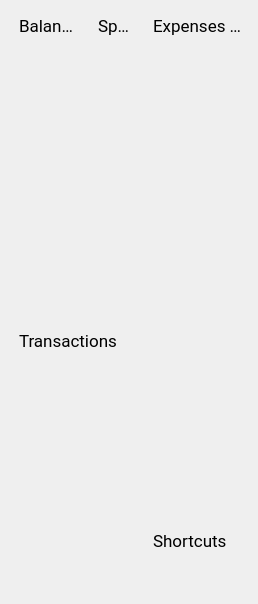
      <widget class="QWidget" name="dashboard">
       <layout class="QGridLayout" name="gridLayout_2">
        <property name="leftMargin">
         <number>15</number>
        </property>
        <property name="topMargin">
         <number>15</number>
        </property>
        <property name="rightMargin">
         <number>15</number>
        </property>
        <property name="bottomMargin">
         <number>15</number>
        </property>
        <property name="spacing">
         <number>15</number>
        </property>
        <item row="1" column="0" rowspan="2" colspan="2">
         <widget class="Container" name="transactions">
          <property name="minimumSize">
           <size>
            <width>40</width>
            <height>46</height>
           </size>
          </property>
          <property name="maximumSize">
           <size>
            <width>524287</width>
            <height>524287</height>
           </size>
          </property>
          <property name="font">
           <font>
            <family>Roboto</family>
            <pointsize>13</pointsize>
           </font>
          </property>
          <property name="features">
           <set>QDockWidget::NoDockWidgetFeatures</set>
          </property>
          <property name="allowedAreas">
           <set>Qt::NoDockWidgetArea</set>
          </property>
          <property name="windowTitle">
           <string>Transactions</string>
          </property>
          <widget class="QWidget" name="dockWidgetContents_2">
           <layout class="QGridLayout" name="gridLayout_4"/>
          </widget>
         </widget>
        </item>
        <item row="0" column="0">
         <widget class="Container" name="accounts">
          <property name="sizePolicy">
           <sizepolicy hsizetype="Preferred" vsizetype="MinimumExpanding">
            <horstretch>0</horstretch>
            <verstretch>0</verstretch>
           </sizepolicy>
          </property>
          <property name="minimumSize">
           <size>
            <width>64</width>
            <height>105</height>
           </size>
          </property>
          <property name="maximumSize">
           <size>
            <width>650</width>
            <height>300</height>
           </size>
          </property>
          <property name="font">
           <font>
            <family>Roboto</family>
            <pointsize>13</pointsize>
           </font>
          </property>
          <property name="features">
           <set>QDockWidget::NoDockWidgetFeatures</set>
          </property>
          <property name="allowedAreas">
           <set>Qt::NoDockWidgetArea</set>
          </property>
          <property name="windowTitle">
           <string>Balance</string>
          </property>
          <widget class="QWidget" name="dockWidgetContents_3">
           <layout class="QGridLayout" name="gridLayout_5"/>
          </widget>
         </widget>
        </item>
        <item row="0" column="1">
         <widget class="Container" name="spending">
          <property name="sizePolicy">
           <sizepolicy hsizetype="Preferred" vsizetype="MinimumExpanding">
            <horstretch>0</horstretch>
            <verstretch>0</verstretch>
           </sizepolicy>
          </property>
          <property name="minimumSize">
           <size>
            <width>40</width>
            <height>46</height>
           </size>
          </property>
          <property name="maximumSize">
           <size>
            <width>524287</width>
            <height>300</height>
           </size>
          </property>
          <property name="font">
           <font>
            <family>Roboto</family>
            <pointsize>13</pointsize>
           </font>
          </property>
          <property name="features">
           <set>QDockWidget::NoDockWidgetFeatures</set>
          </property>
          <property name="allowedAreas">
           <set>Qt::NoDockWidgetArea</set>
          </property>
          <property name="windowTitle">
           <string>Spending</string>
          </property>
          <widget class="QWidget" name="dockWidgetContents_8">
           <layout class="QGridLayout" name="gridLayout_91"/>
          </widget>
         </widget>
        </item>
        <item row="2" column="4">
         <widget class="Container" name="savings">
          <property name="sizePolicy">
           <sizepolicy hsizetype="Preferred" vsizetype="Preferred">
            <horstretch>0</horstretch>
            <verstretch>0</verstretch>
           </sizepolicy>
          </property>
          <property name="minimumSize">
           <size>
            <width>94</width>
            <height>59</height>
           </size>
          </property>
          <property name="maximumSize">
           <size>
            <width>500</width>
            <height>524287</height>
           </size>
          </property>
          <property name="font">
           <font>
            <family>Roboto</family>
            <pointsize>13</pointsize>
           </font>
          </property>
          <property name="styleSheet">
           <string notr="true"/>
          </property>
          <property name="features">
           <set>QDockWidget::NoDockWidgetFeatures</set>
          </property>
          <property name="allowedAreas">
           <set>Qt::NoDockWidgetArea</set>
          </property>
          <property name="windowTitle">
           <string>Shortcuts</string>
          </property>
          <widget class="QWidget" name="dockWidgetContents1">
           <layout class="QGridLayout" name="gridLayout_92">
            <property name="leftMargin">
             <number>0</number>
            </property>
            <property name="topMargin">
             <number>0</number>
            </property>
            <property name="rightMargin">
             <number>0</number>
            </property>
            <property name="bottomMargin">
             <number>0</number>
            </property>
            <property name="spacing">
             <number>0</number>
            </property>
           </layout>
          </widget>
         </widget>
        </item>
        <item row="0" column="4" rowspan="2">
         <widget class="Container" name="monthlyExpenses">
          <property name="sizePolicy">
           <sizepolicy hsizetype="Preferred" vsizetype="Preferred">
            <horstretch>0</horstretch>
            <verstretch>0</verstretch>
           </sizepolicy>
          </property>
          <property name="minimumSize">
           <size>
            <width>40</width>
            <height>500</height>
           </size>
          </property>
          <property name="maximumSize">
           <size>
            <width>500</width>
            <height>500</height>
           </size>
          </property>
          <property name="font">
           <font>
            <family>Roboto</family>
            <pointsize>13</pointsize>
           </font>
          </property>
          <property name="features">
           <set>QDockWidget::NoDockWidgetFeatures</set>
          </property>
          <property name="allowedAreas">
           <set>Qt::NoDockWidgetArea</set>
          </property>
          <property name="windowTitle">
           <string>Expenses Distribution</string>
          </property>
          <widget class="QWidget" name="dockWidgetContents">
           <layout class="QGridLayout" name="gridLayout_9">
            <property name="leftMargin">
             <number>0</number>
            </property>
            <property name="topMargin">
             <number>0</number>
            </property>
            <property name="rightMargin">
             <number>0</number>
            </property>
           </layout>
          </widget>
         </widget>
        </item>
       </layout>
      </widget>
